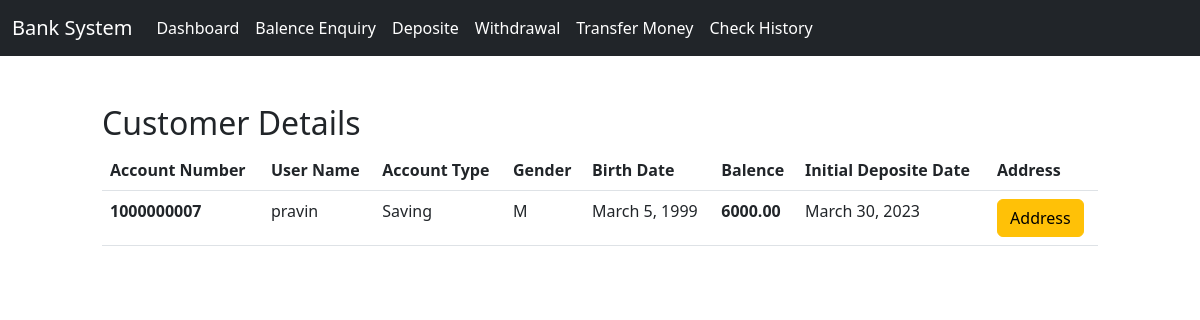
The page /accounts/details/ (signed in) on the database as committed earlier.
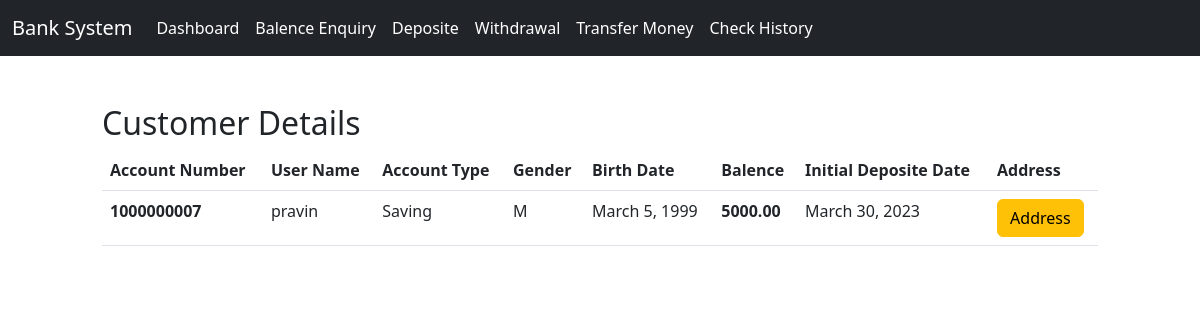
The same page on the database as committed later.
### accounts/models.py (models this page shows, shortened)
class UserBankAccount(models.Model):
    user = models.OneToOneField(User,related_name='account',on_delete=models.CASCADE)
    account_type = models.CharField(max_length=100,help_text='Enter Account Type Current/Savings' )
    account_no = models.PositiveIntegerField(unique=True)
    gender = models.CharField(max_length=1,choices=GENDER_CHOICE)
    birth_date = models.DateField(null=True,blank=True)
    balence = models.DecimalField(default=0,max_digits=12,decimal_places=2)
    initial_deposite_date = models.DateField(null=True,blank=True)

### accounts/views.py (the view)
# urls.py: path('details/',views.CustomerDetails,name='details'),
def CustomerDetails(request):
    user = request.user
    data = UserBankAccount.objects.get(user=user)
    return render(request,'accounts/details.html',{'details':data})

### accounts/templates/accounts/details.html (shortened to what this page needs)
{% extends 'accounts/base.html' %}
{% block content %}
<form action="" method="POST">
    <div class="row">
        <div class="col-sm-1 mt-3"></div>
        <div class='col-sm-10 mt-5'>
            <h2>Customer Details</h2>
                <table class="table">
                    <thead>
                      <tr>
                        <th scope="col">Account Number</th>
                        <th scope="col">User Name</th>
                        <th scope="col">Account Type</th>
                        <th scope="col">Gender</th>
                        <th scope="col">Birth Date</th>
                        <th scope="col">Balence</th>
                        <th scope="col">Initial Deposite Date</th>
                        <th scope="col">Address</th>
                      </tr>
                    </thead>
                    <tbody>
                      <tr>
                        <th scope="row">{{details.account_no}}</th>
                        <td>{{details.user}}</td>
                        <td>{{details.account_type}}</td>
                        <td>{{details.gender}}</td>
                        <td>{{details.birth_date}}</td>
                        <th scope="row">{{details.balence}}</th>
                        <td>{{details.initial_deposite_date}}</td>
                        <td>
                          <a class='btn btn-warning' href="{% url 'customeraddressdetails' details.id %}">Address</a>
                      </td>
                      </tr>
                    </tbody>
                </table>
        </div>
    </div>
</form>
{% endblock content %}

Rows that differ between the two databases and show on the page:
changed UserBankAccount "Saving": balence "6000.00" → "5000.00"
